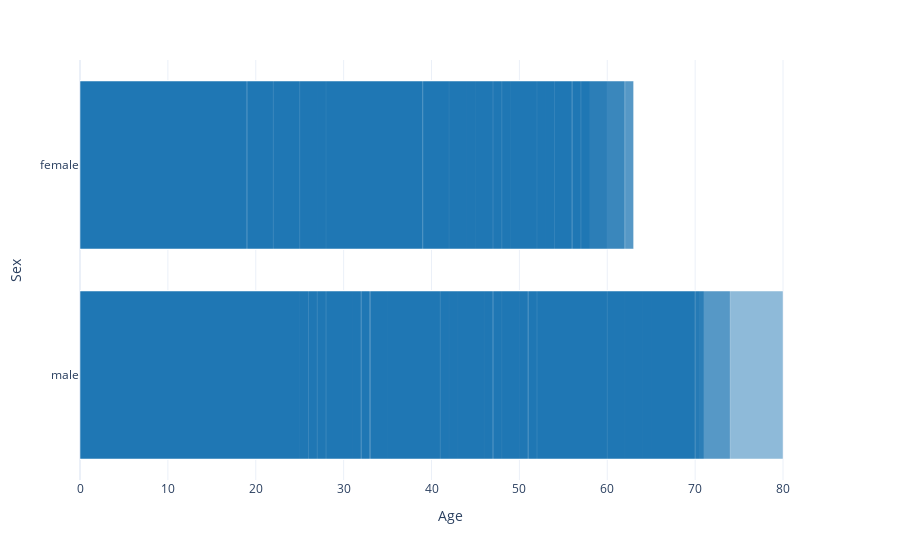

This figure's notebook cell:
### Markdown cell above
## Bar Charts

We can create some [interesting bar chart variations](https://plot.ly/python/bar-charts/):

### Code cell
fig = px.bar(df, 
             x='Age', 
             y='Sex',
             barmode='overlay',
             hover_data=['Name'],
             template='plotly_white',
             color_discrete_sequence=px.colors.qualitative.D3
            )
fig.show()

### Figure 1 — Plotly figure (JSON) as saved in the notebook; plotly's stock layout.template omitted (floating-point values rounded to 4 significant figures; data arrays with more than 128 entries replaced by an {"elided": "..."} marker saying what was removed)
{"data": [{"alignmentgroup": "True", "customdata": {"elided": "891x1 str values"}, "hovertemplate": "Age=%{x}<br>Sex=%{y}<br>Name=%{customdata[0]}<extra></extra>", "legendgroup": "", "marker": {"color": "#1F77B4", "opacity": 0.5, "pattern": {"shape": ""}}, "name": "", "offsetgroup": "", "orientation": "h", "showlegend": false, "textposition": "auto", "type": "bar", "x": {"elided": "891 float values"}, "xaxis": "x", "y": {"elided": "891 str values"}, "yaxis": "y"}], "layout": {"barmode": "overlay", "legend": {"tracegroupgap": 0}, "margin": {"t": 60}, "xaxis": {"anchor": "y", "domain": [0, 1], "title": {"text": "Age"}}, "yaxis": {"anchor": "x", "domain": [0, 1], "title": {"text": "Sex"}}}}
